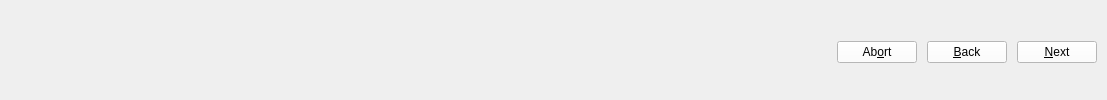
     <widget class="QWidget" name="footerWidget" native="true">
      <property name="sizePolicy">
       <sizepolicy hsizetype="Preferred" vsizetype="Fixed">
        <horstretch>0</horstretch>
        <verstretch>0</verstretch>
       </sizepolicy>
      </property>
      <property name="autoFillBackground">
       <bool>false</bool>
      </property>
      <layout class="QHBoxLayout" name="horizontalLayout_2">
       <property name="spacing">
        <number>10</number>
       </property>
       <property name="leftMargin">
        <number>5</number>
       </property>
       <property name="topMargin">
        <number>10</number>
       </property>
       <property name="rightMargin">
        <number>10</number>
       </property>
       <property name="bottomMargin">
        <number>5</number>
       </property>
       <item>
        <widget class="QPushButton" name="pushHardware">
         <property name="minimumSize">
          <size>
           <width>0</width>
           <height>0</height>
          </size>
         </property>
         <property name="toolTip">
          <string/>
         </property>
         <property name="statusTip">
          <string>Display hardware compatibility diagnostic</string>
         </property>
         <property name="text">
          <string/>
         </property>
         <property name="icon">
          <iconset resource="sysinstaller.qrc">
           <normaloff>:/modules/images/systemsettings.png</normaloff>:/modules/images/systemsettings.png</iconset>
         </property>
         <property name="iconSize">
          <size>
           <width>32</width>
           <height>32</height>
          </size>
         </property>
         <property name="flat">
          <bool>true</bool>
         </property>
        </widget>
       </item>
       <item>
        <widget class="QPushButton" name="helpButton">
         <property name="statusTip">
          <string>Display help for the current screen</string>
         </property>
         <property name="text">
          <string/>
         </property>
         <property name="icon">
          <iconset resource="sysinstaller.qrc">
           <normaloff>:/modules/images/help-hint.png</normaloff>:/modules/images/help-hint.png</iconset>
         </property>
         <property name="iconSize">
          <size>
           <width>32</width>
           <height>32</height>
          </size>
         </property>
         <property name="flat">
          <bool>true</bool>
         </property>
        </widget>
       </item>
       <item>
        <widget class="QPushButton" name="pushTouchKeyboard">
         <property name="toolTip">
          <string/>
         </property>
         <property name="statusTip">
          <string>Launch the on-screen keyboard</string>
         </property>
         <property name="text">
          <string/>
         </property>
         <property name="icon">
          <iconset resource="sysinstaller.qrc">
           <normaloff>:/TRUEOS/images/input-keyboard.png</normaloff>:/TRUEOS/images/input-keyboard.png</iconset>
         </property>
         <property name="iconSize">
          <size>
           <width>32</width>
           <height>32</height>
          </size>
         </property>
         <property name="flat">
          <bool>true</bool>
         </property>
        </widget>
       </item>
       <item>
        <widget class="QPushButton" name="pushChangeKeyLayout">
         <property name="toolTip">
          <string>Adjust the TrueOS keyboard layout</string>
         </property>
         <property name="statusTip">
          <string>Adjust the TrueOS keyboard layout</string>
         </property>
         <property name="text">
          <string/>
         </property>
         <property name="icon">
          <iconset resource="sysinstaller.qrc">
           <normaloff>:/modules/images/keyboard.png</normaloff>:/modules/images/keyboard.png</iconset>
         </property>
         <property name="iconSize">
          <size>
           <width>32</width>
           <height>32</height>
          </size>
         </property>
         <property name="autoDefault">
          <bool>false</bool>
         </property>
         <property name="default">
          <bool>false</bool>
         </property>
         <property name="flat">
          <bool>true</bool>
         </property>
        </widget>
       </item>
       <item>
        <widget class="QPushButton" name="pushNetwork">
         <property name="statusTip">
          <string>Setup networking within the installer environment</string>
         </property>
         <property name="text">
          <string/>
         </property>
         <property name="icon">
          <iconset resource="sysinstaller.qrc">
           <normaloff>:/modules/images/network.png</normaloff>:/modules/images/network.png</iconset>
         </property>
         <property name="iconSize">
          <size>
           <width>32</width>
           <height>32</height>
          </size>
         </property>
         <property name="flat">
          <bool>true</bool>
         </property>
        </widget>
       </item>
       <item>
        <widget class="QPushButton" name="pushShell">
         <property name="toolTip">
          <string>Emergency Shell and Utilities</string>
         </property>
         <property name="statusTip">
          <string>Emergency Shell and Utilities</string>
         </property>
         <property name="text">
          <string/>
         </property>
         <property name="icon">
          <iconset resource="sysinstaller.qrc">
           <normaloff>:/TRUEOS/images/terminal.png</normaloff>:/TRUEOS/images/terminal.png</iconset>
         </property>
         <property name="iconSize">
          <size>
           <width>32</width>
           <height>32</height>
          </size>
         </property>
         <property name="flat">
          <bool>true</bool>
         </property>
        </widget>
       </item>
       <item>
        <spacer name="horizontalSpacer">
         <property name="orientation">
          <enum>Qt::Horizontal</enum>
         </property>
         <property name="sizeHint" stdset="0">
          <size>
           <width>532</width>
           <height>20</height>
          </size>
         </property>
        </spacer>
       </item>
       <item>
        <widget class="QPushButton" name="abortButton">
         <property name="statusTip">
          <string>Cancel the installation</string>
         </property>
         <property name="styleSheet">
          <string notr="true">background-color: rgb(255, 255, 255);</string>
         </property>
         <property name="text">
          <string>Ab&amp;ort</string>
         </property>
         <property name="iconSize">
          <size>
           <width>20</width>
           <height>20</height>
          </size>
         </property>
         <property name="shortcut">
          <string>Alt+O</string>
         </property>
        </widget>
       </item>
       <item>
        <widget class="QPushButton" name="backButton">
         <property name="statusTip">
          <string/>
         </property>
         <property name="styleSheet">
          <string notr="true">background-color: rgb(255, 255, 255);</string>
         </property>
         <property name="text">
          <string>&amp;Back</string>
         </property>
         <property name="iconSize">
          <size>
           <width>20</width>
           <height>20</height>
          </size>
         </property>
         <property name="shortcut">
          <string>Alt+B</string>
         </property>
        </widget>
       </item>
       <item>
        <widget class="QPushButton" name="nextButton">
         <property name="statusTip">
          <string/>
         </property>
         <property name="styleSheet">
          <string notr="true">background-color: rgb(255, 255, 255);</string>
         </property>
         <property name="text">
          <string>&amp;Next</string>
         </property>
         <property name="iconSize">
          <size>
           <width>20</width>
           <height>20</height>
          </size>
         </property>
         <property name="shortcut">
          <string>Alt+N</string>
         </property>
        </widget>
       </item>
      </layout>
     </widget>
